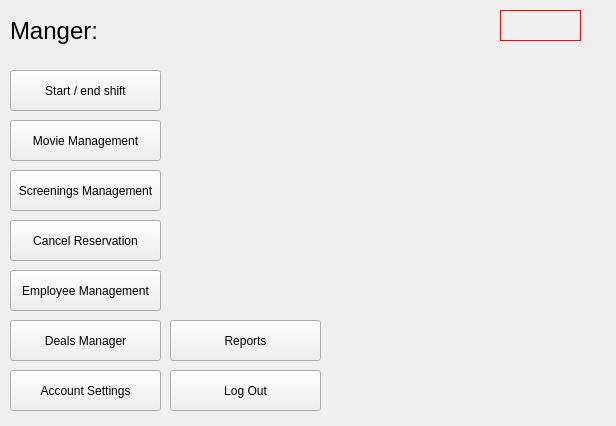
<?xml version="1.0" encoding="UTF-8"?>
<ui version="4.0">
 <class>AdminPageClass</class>
 <widget class="QMainWindow" name="AdminPageClass">
  <property name="geometry">
   <rect>
    <x>0</x>
    <y>0</y>
    <width>616</width>
    <height>426</height>
   </rect>
  </property>
  <property name="windowTitle">
   <string>AdminPage</string>
  </property>
  <property name="styleSheet">
   <string notr="true">#AdminPageClass{
	background-image: none;
}</string>
  </property>
  <widget class="QWidget" name="centralWidget">
   <widget class="QLabel" name="label_name">
    <property name="geometry">
     <rect>
      <x>10</x>
      <y>0</y>
      <width>471</width>
      <height>61</height>
     </rect>
    </property>
    <property name="font">
     <font>
      <pointsize>18</pointsize>
     </font>
    </property>
    <property name="text">
     <string>Manger: </string>
    </property>
   </widget>
   <widget class="QLabel" name="label_Time">
    <property name="geometry">
     <rect>
      <x>500</x>
      <y>10</y>
      <width>81</width>
      <height>31</height>
     </rect>
    </property>
    <property name="styleSheet">
     <string notr="true">QLabel{
border: 1px solid rgb(255, 0, 0);
}</string>
    </property>
    <property name="text">
     <string/>
    </property>
   </widget>
   <widget class="QPushButton" name="pushButton_checkOut">
    <property name="geometry">
     <rect>
      <x>10</x>
      <y>70</y>
      <width>151</width>
      <height>41</height>
     </rect>
    </property>
    <property name="font">
     <font>
      <pointsize>9</pointsize>
     </font>
    </property>
    <property name="text">
     <string>Start / end shift</string>
    </property>
   </widget>
   <widget class="QPushButton" name="pushButton_movieManager">
    <property name="geometry">
     <rect>
      <x>10</x>
      <y>120</y>
      <width>151</width>
      <height>41</height>
     </rect>
    </property>
    <property name="font">
     <font>
      <pointsize>9</pointsize>
     </font>
    </property>
    <property name="text">
     <string>Movie Management</string>
    </property>
   </widget>
   <widget class="QPushButton" name="pushButton_employee_manager">
    <property name="geometry">
     <rect>
      <x>10</x>
      <y>270</y>
      <width>151</width>
      <height>41</height>
     </rect>
    </property>
    <property name="font">
     <font>
      <pointsize>9</pointsize>
     </font>
    </property>
    <property name="text">
     <string>Employee Management</string>
    </property>
   </widget>
   <widget class="QPushButton" name="pushButton_screeningManager">
    <property name="geometry">
     <rect>
      <x>10</x>
      <y>170</y>
      <width>151</width>
      <height>41</height>
     </rect>
    </property>
    <property name="font">
     <font>
      <pointsize>9</pointsize>
     </font>
    </property>
    <property name="text">
     <string>Screenings Management</string>
    </property>
   </widget>
   <widget class="QPushButton" name="pushButton_account_settings">
    <property name="geometry">
     <rect>
      <x>10</x>
      <y>370</y>
      <width>151</width>
      <height>41</height>
     </rect>
    </property>
    <property name="font">
     <font>
      <pointsize>9</pointsize>
     </font>
    </property>
    <property name="text">
     <string>Account Settings</string>
    </property>
   </widget>
   <widget class="QPushButton" name="pushButton_cancel_reservation">
    <property name="geometry">
     <rect>
      <x>10</x>
      <y>220</y>
      <width>151</width>
      <height>41</height>
     </rect>
    </property>
    <property name="font">
     <font>
      <pointsize>9</pointsize>
     </font>
    </property>
    <property name="text">
     <string>Cancel Reservation</string>
    </property>
   </widget>
   <widget class="QTableWidget" name="tableWidget">
    <property name="geometry">
     <rect>
      <x>-420</x>
      <y>570</y>
      <width>256</width>
      <height>192</height>
     </rect>
    </property>
   </widget>
   <widget class="QPushButton" name="pushButton_raports">
    <property name="geometry">
     <rect>
      <x>10</x>
      <y>320</y>
      <width>151</width>
      <height>41</height>
     </rect>
    </property>
    <property name="font">
     <font>
      <pointsize>9</pointsize>
     </font>
    </property>
    <property name="text">
     <string>Deals Manager</string>
    </property>
   </widget>
   <widget class="QPushButton" name="pushButton_reports">
    <property name="geometry">
     <rect>
      <x>170</x>
      <y>320</y>
      <width>151</width>
      <height>41</height>
     </rect>
    </property>
    <property name="font">
     <font>
      <pointsize>9</pointsize>
     </font>
    </property>
    <property name="text">
     <string>Reports</string>
    </property>
   </widget>
   <widget class="QPushButton" name="pushButton_logout">
    <property name="geometry">
     <rect>
      <x>170</x>
      <y>370</y>
      <width>151</width>
      <height>41</height>
     </rect>
    </property>
    <property name="font">
     <font>
      <pointsize>9</pointsize>
     </font>
    </property>
    <property name="text">
     <string>Log Out</string>
    </property>
   </widget>
  </widget>
 </widget>
 <layoutdefault spacing="6" margin="11"/>
 <resources/>
 <connections/>
</ui>
